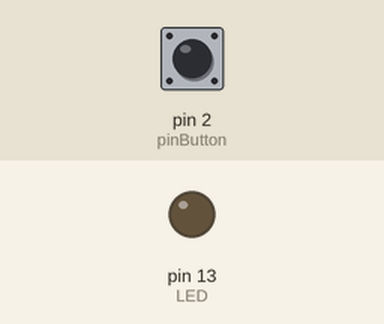
Bench run of a sketch on a simulated Arduino Uno, built with avr-gcc and run on an emulated ATmega328P. Shown: output pins drawn as LEDs (lit = HIGH). Dashed ring = blinking. The test bench sets the inputs (shaded band); at power-on: pin 2 (pinButton) LOW.

Above: at 1.2 s.
1.3 s: pin 2 (pinButton) pulled HIGH for 1 s
At 2.4 s:
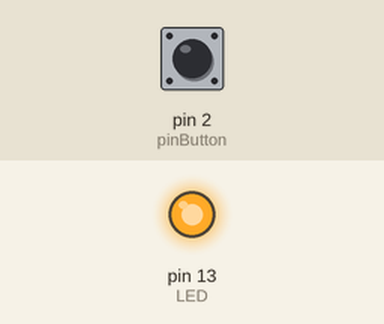
3.8 s: pin 2 (pinButton) pulled HIGH for 0.15 s
At 4.8 s:
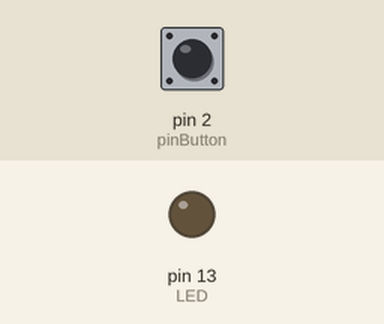
5.4 s: pin 2 (pinButton) pulled HIGH for 3.2 s
At 5.5 s:
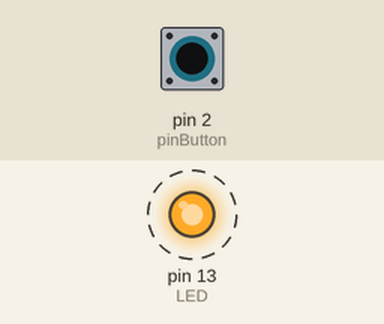
Timing chart, 0 to 9.9 s (numbered marks = the images above; inputs shaded):
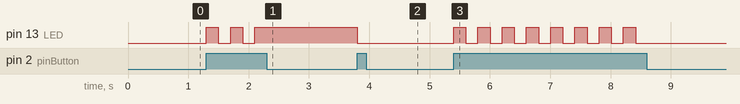

The sketch:

sketch_mar19b.ino
```cpp
int pinButton = 2;
int LED = 13;
int stateLED = LOW;
int stateButton;
int previous = LOW;
long time = 0;
long debounce = 200;

void setup() {
  pinMode(pinButton, INPUT);
  pinMode(LED, OUTPUT);
}

void loop() {
  stateButton = digitalRead(pinButton);
  if(stateButton == HIGH && previous == LOW && millis() - time > debounce) {
    if(stateLED == HIGH){
      stateLED = LOW;
    } else {
       stateLED = HIGH;
    }
    time = millis();
  }
  digitalWrite(LED, stateLED);
  previous == stateButton;
}
```

Measured:
- after the input at 1.3 s, pin 13 (LED): alternates HIGH for 0.20 s and LOW for 0.20 s, 5 changes in all, then stays HIGH, starting at once
- after the input at 3.8 s, pin 13 (LED): HIGH → LOW at once
- after the input at 5.4 s, pin 13 (LED): alternates HIGH for 0.20 s and LOW for 0.20 s, 16 changes in all, then stays LOW, starting at once
